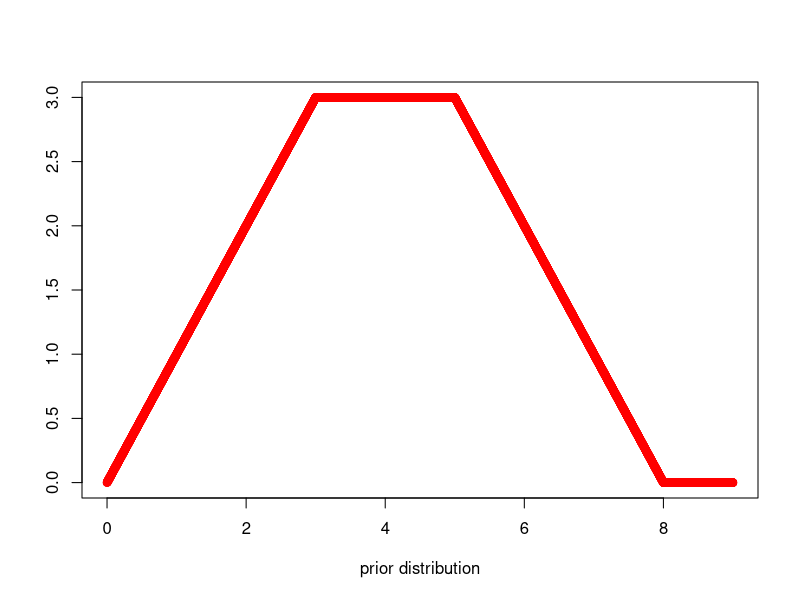
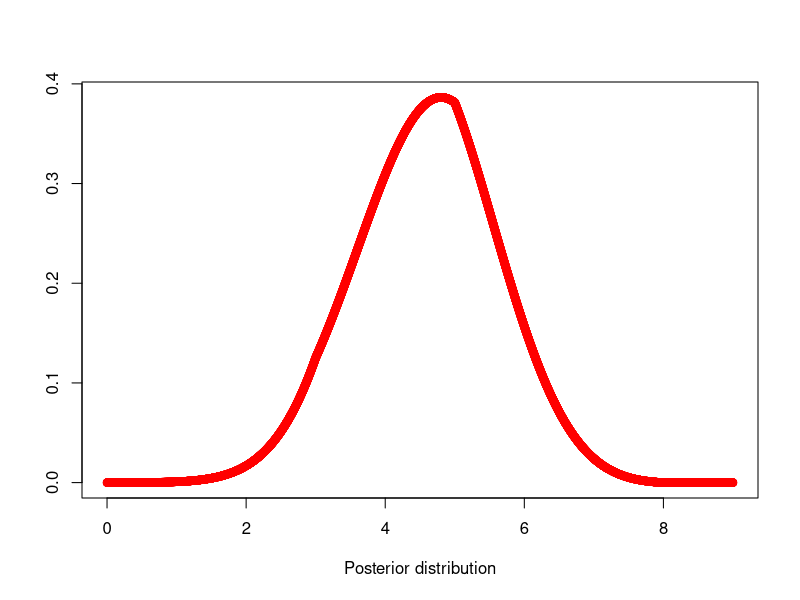

R code for these plots, in order:
## ---- chunk 1
x=seq(0,9,.001)
gina=rep(0,length(x))

#Now we find gina's posterior distribution numerically
#step 1 :define gina's prior piecewisely
ginaprior=function(x){
  f=rep(0,length(x))
  for(i in 1:length(x)){
    if (x[i]<=3){
      f[i]=x[i]
    }
    if (x[i]>=3 & x[i]<=5){
      f[i]=3
    }
    
    if (x[i]>=5 & x[i]<=8){
      f[i]=8-x[i]
    }
    
    if (x[i]>=8){
      f[i]=0
    }
    
  }
  return(f)
}
## ---- chunk 2
n=16
ybar=4.8025
## ---- chunk 3
#Find normalized constant using Numerical integral (The possibly computationally intensive integral)
C=integrate(function(t){ginaprior(t)*dnorm(t,mean=ybar,sd=ybar/sqrt(n))},0,9)
## ---- chunk 4
gina=(ginaprior(x)*dnorm(x,mean=ybar,sd=ybar/sqrt(n)))/C$value 
plot(x,ginaprior(x),col="red",xlab="prior distribution",ylab = "")
plot(x,gina,col="red",xlab="Posterior distribution",ylab = "")
## ---- chunk 5
#gina's posterior mean
C1=integrate(function(t){t*ginaprior(t)*dnorm(t,mean=ybar,sd=ybar/sqrt(n))},0,9)
ginamean=C1$value/C$value
ginamean
## ---- chunk 6
#gina's posterior sd
C2=integrate(function(t){t^2*ginaprior(t)*dnorm(t,mean=ybar,sd=ybar/sqrt(n))},0,9)
ginavar=C2$value/C$value-ginamean^2
ginasd=sqrt(ginavar)
ginasd
## ---- chunk 7
#95 % Credible interval
c(ginamean-1.96*ginasd,ginamean+1.96*ginasd)
